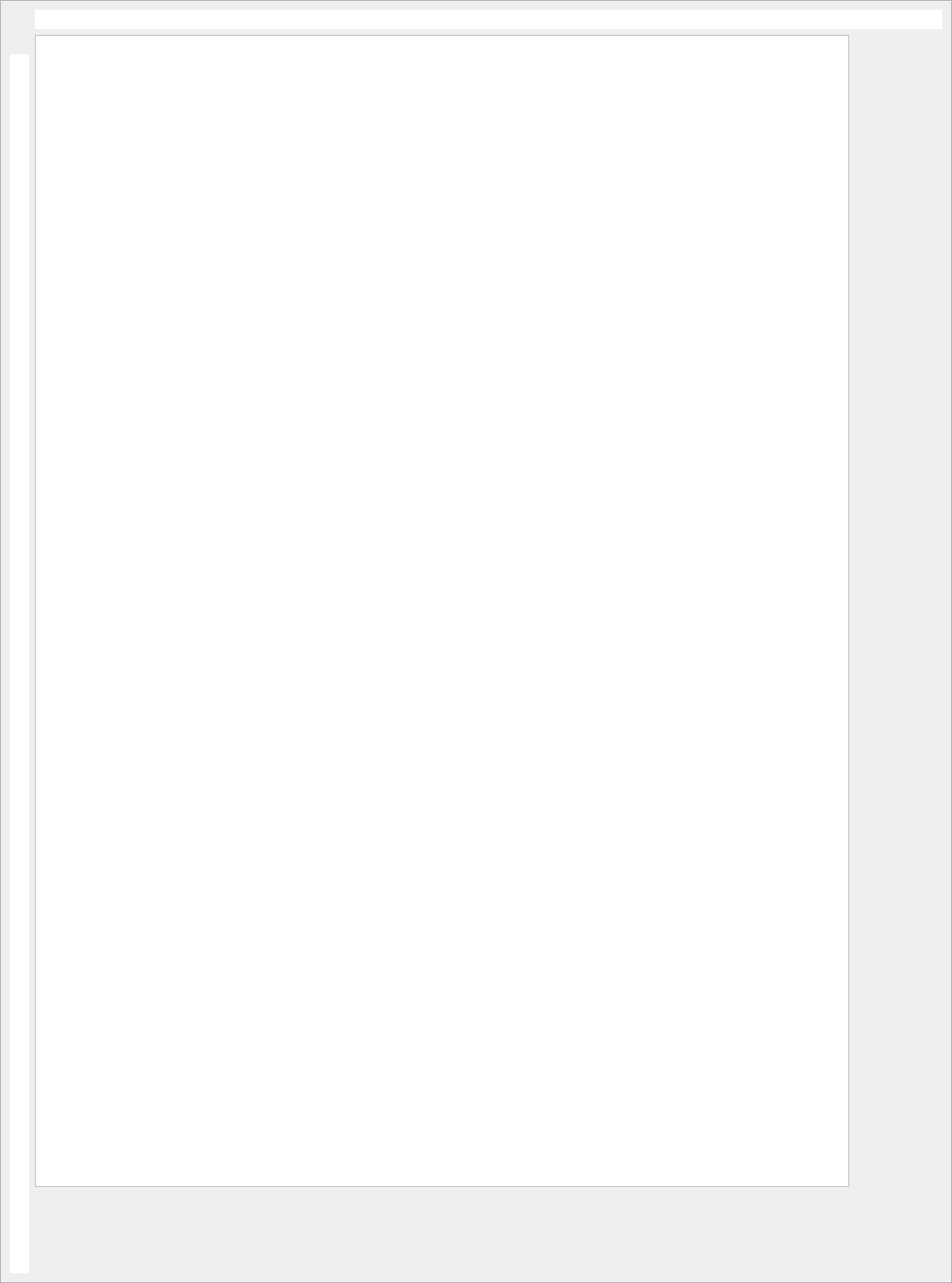
<?xml version="1.0" encoding="UTF-8"?>
<ui version="4.0">
 <class>RepScrollArea</class>
 <widget class="QScrollArea" name="RepScrollArea">
  <property name="geometry">
   <rect>
    <x>0</x>
    <y>0</y>
    <width>982</width>
    <height>1323</height>
   </rect>
  </property>
  <property name="windowTitle">
   <string notr="true">ScrollArea</string>
  </property>
  <property name="widgetResizable">
   <bool>true</bool>
  </property>
  <widget class="QWidget" name="scrollAreaWidgetContents">
   <property name="geometry">
    <rect>
     <x>0</x>
     <y>0</y>
     <width>980</width>
     <height>1321</height>
    </rect>
   </property>
   <layout class="QVBoxLayout" name="verticalLayout">
    <item>
     <layout class="QHBoxLayout" name="verticalLayout_10">
      <property name="spacing">
       <number>0</number>
      </property>
      <item>
       <spacer name="leftMarginsSpacer">
        <property name="orientation">
         <enum>Qt::Horizontal</enum>
        </property>
        <property name="sizeType">
         <enum>QSizePolicy::Fixed</enum>
        </property>
        <property name="sizeHint" stdset="0">
         <size>
          <width>26</width>
          <height>20</height>
         </size>
        </property>
       </spacer>
      </item>
      <item>
       <widget class="QWidget" name="horRuler" native="true">
        <property name="sizePolicy">
         <sizepolicy hsizetype="Expanding" vsizetype="Fixed">
          <horstretch>0</horstretch>
          <verstretch>0</verstretch>
         </sizepolicy>
        </property>
        <property name="minimumSize">
         <size>
          <width>840</width>
          <height>20</height>
         </size>
        </property>
        <property name="palette">
         <palette>
          <active>
           <colorrole role="Base">
            <brush brushstyle="SolidPattern">
             <color alpha="255">
              <red>255</red>
              <green>255</green>
              <blue>255</blue>
             </color>
            </brush>
           </colorrole>
           <colorrole role="Window">
            <brush brushstyle="SolidPattern">
             <color alpha="255">
              <red>255</red>
              <green>255</green>
              <blue>255</blue>
             </color>
            </brush>
           </colorrole>
          </active>
          <inactive>
           <colorrole role="Base">
            <brush brushstyle="SolidPattern">
             <color alpha="255">
              <red>255</red>
              <green>255</green>
              <blue>255</blue>
             </color>
            </brush>
           </colorrole>
           <colorrole role="Window">
            <brush brushstyle="SolidPattern">
             <color alpha="255">
              <red>255</red>
              <green>255</green>
              <blue>255</blue>
             </color>
            </brush>
           </colorrole>
          </inactive>
          <disabled>
           <colorrole role="Base">
            <brush brushstyle="SolidPattern">
             <color alpha="255">
              <red>255</red>
              <green>255</green>
              <blue>255</blue>
             </color>
            </brush>
           </colorrole>
           <colorrole role="Window">
            <brush brushstyle="SolidPattern">
             <color alpha="255">
              <red>255</red>
              <green>255</green>
              <blue>255</blue>
             </color>
            </brush>
           </colorrole>
          </disabled>
         </palette>
        </property>
        <property name="autoFillBackground">
         <bool>true</bool>
        </property>
       </widget>
      </item>
     </layout>
    </item>
    <item>
     <layout class="QHBoxLayout" name="verticalLayout_5">
      <item>
       <layout class="QVBoxLayout" name="verticalLayout_52">
        <property name="spacing">
         <number>0</number>
        </property>
        <item>
         <spacer name="topMarginsSpacer">
          <property name="orientation">
           <enum>Qt::Vertical</enum>
          </property>
          <property name="sizeType">
           <enum>QSizePolicy::Fixed</enum>
          </property>
          <property name="sizeHint" stdset="0">
           <size>
            <width>20</width>
            <height>20</height>
           </size>
          </property>
         </spacer>
        </item>
        <item>
         <widget class="QWidget" name="verRuler" native="true">
          <property name="sizePolicy">
           <sizepolicy hsizetype="Fixed" vsizetype="Expanding">
            <horstretch>0</horstretch>
            <verstretch>0</verstretch>
           </sizepolicy>
          </property>
          <property name="minimumSize">
           <size>
            <width>20</width>
            <height>1188</height>
           </size>
          </property>
          <property name="palette">
           <palette>
            <active>
             <colorrole role="Base">
              <brush brushstyle="SolidPattern">
               <color alpha="255">
                <red>255</red>
                <green>255</green>
                <blue>255</blue>
               </color>
              </brush>
             </colorrole>
             <colorrole role="Window">
              <brush brushstyle="SolidPattern">
               <color alpha="255">
                <red>255</red>
                <green>255</green>
                <blue>255</blue>
               </color>
              </brush>
             </colorrole>
            </active>
            <inactive>
             <colorrole role="Base">
              <brush brushstyle="SolidPattern">
               <color alpha="255">
                <red>255</red>
                <green>255</green>
                <blue>255</blue>
               </color>
              </brush>
             </colorrole>
             <colorrole role="Window">
              <brush brushstyle="SolidPattern">
               <color alpha="255">
                <red>255</red>
                <green>255</green>
                <blue>255</blue>
               </color>
              </brush>
             </colorrole>
            </inactive>
            <disabled>
             <colorrole role="Base">
              <brush brushstyle="SolidPattern">
               <color alpha="255">
                <red>255</red>
                <green>255</green>
                <blue>255</blue>
               </color>
              </brush>
             </colorrole>
             <colorrole role="Window">
              <brush brushstyle="SolidPattern">
               <color alpha="255">
                <red>255</red>
                <green>255</green>
                <blue>255</blue>
               </color>
              </brush>
             </colorrole>
            </disabled>
           </palette>
          </property>
          <property name="autoFillBackground">
           <bool>true</bool>
          </property>
         </widget>
        </item>
       </layout>
      </item>
      <item>
       <layout class="QVBoxLayout" name="nn">
        <property name="leftMargin">
         <number>0</number>
        </property>
        <item>
         <widget class="QGraphicsView" name="graphicsView">
          <property name="sizePolicy">
           <sizepolicy hsizetype="Fixed" vsizetype="Fixed">
            <horstretch>0</horstretch>
            <verstretch>0</verstretch>
           </sizepolicy>
          </property>
          <property name="minimumSize">
           <size>
            <width>840</width>
            <height>1188</height>
           </size>
          </property>
          <property name="palette">
           <palette>
            <active>
             <colorrole role="Base">
              <brush brushstyle="SolidPattern">
               <color alpha="255">
                <red>255</red>
                <green>255</green>
                <blue>255</blue>
               </color>
              </brush>
             </colorrole>
             <colorrole role="Window">
              <brush brushstyle="SolidPattern">
               <color alpha="255">
                <red>255</red>
                <green>255</green>
                <blue>255</blue>
               </color>
              </brush>
             </colorrole>
            </active>
            <inactive>
             <colorrole role="Base">
              <brush brushstyle="SolidPattern">
               <color alpha="255">
                <red>255</red>
                <green>255</green>
                <blue>255</blue>
               </color>
              </brush>
             </colorrole>
             <colorrole role="Window">
              <brush brushstyle="SolidPattern">
               <color alpha="255">
                <red>255</red>
                <green>255</green>
                <blue>255</blue>
               </color>
              </brush>
             </colorrole>
            </inactive>
            <disabled>
             <colorrole role="Base">
              <brush brushstyle="SolidPattern">
               <color alpha="255">
                <red>255</red>
                <green>255</green>
                <blue>255</blue>
               </color>
              </brush>
             </colorrole>
             <colorrole role="Window">
              <brush brushstyle="SolidPattern">
               <color alpha="255">
                <red>255</red>
                <green>255</green>
                <blue>255</blue>
               </color>
              </brush>
             </colorrole>
            </disabled>
           </palette>
          </property>
          <property name="autoFillBackground">
           <bool>true</bool>
          </property>
         </widget>
        </item>
        <item>
         <spacer name="verticalSpacer">
          <property name="orientation">
           <enum>Qt::Vertical</enum>
          </property>
          <property name="sizeHint" stdset="0">
           <size>
            <width>20</width>
            <height>40</height>
           </size>
          </property>
         </spacer>
        </item>
       </layout>
      </item>
      <item>
       <spacer name="horizontalSpacer_2">
        <property name="orientation">
         <enum>Qt::Horizontal</enum>
        </property>
        <property name="sizeHint" stdset="0">
         <size>
          <width>40</width>
          <height>20</height>
         </size>
        </property>
       </spacer>
      </item>
     </layout>
    </item>
   </layout>
  </widget>
 </widget>
 <resources/>
 <connections/>
</ui>
